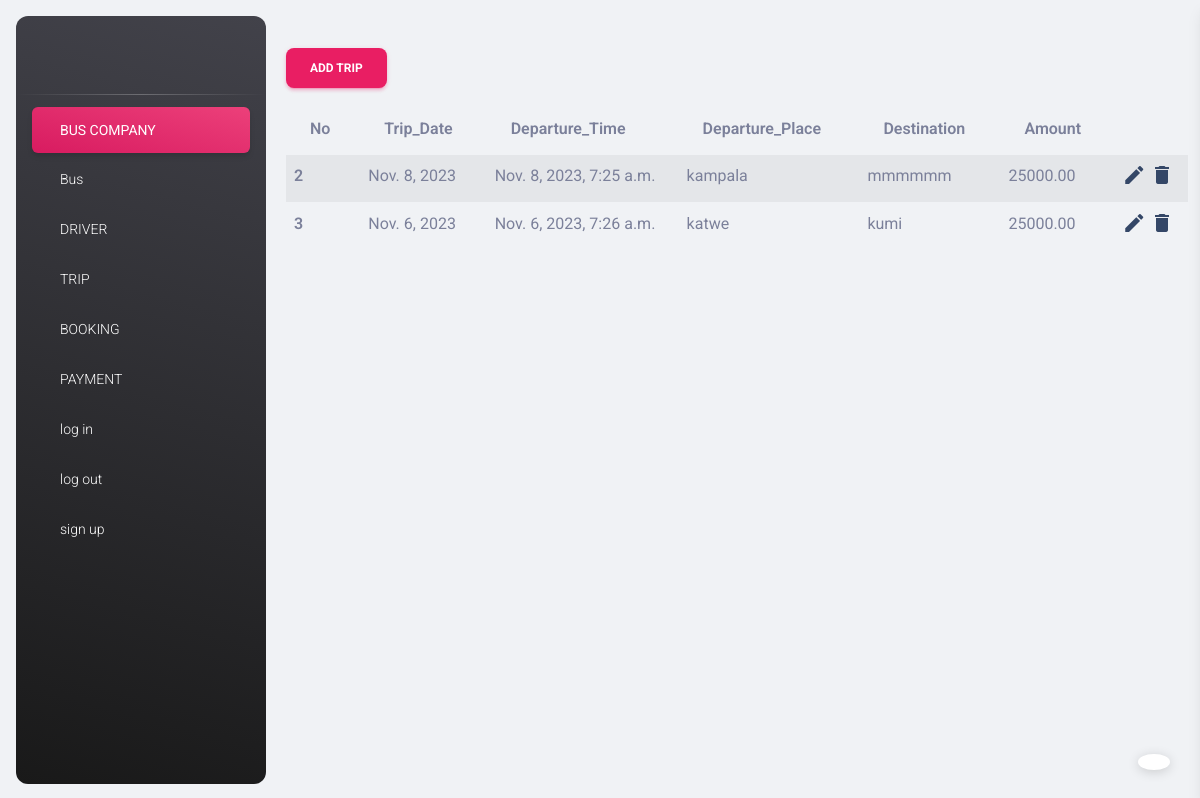
The app's page /add_trip (signed in) with its own data.
### my_app/models.py (models this page shows, shortened)
class Trip(models.Model):
    trip_date = models.DateField(auto_now = False)
    departure_time = models.DateTimeField(auto_now=False)
    departure_place = models.CharField(max_length = 22)
    destination = models.CharField(max_length = 22)
    bus = models.ForeignKey(Bus, on_delete = models.CASCADE)
    amount = amount = models.DecimalField(default=True, max_digits=10, decimal_places=2)

### my_app/views.py (the view)
# urls.py: path('add_trip', add_trip_view, name="add_trip_page"),
@login_required
def add_trip_view(request):
        message= ''
        if request.method == "POST":
                trip_form = TripForm(request.POST)
                if trip_form.is_valid():
                        trip_form.save()
                        messages.success(request, "Trip Added Successfully")
        trip_form = TripForm()
        trips = Trip.objects.all()
        context = {
                'form':trip_form,
                'msg':message,
                'trips':trips
        }
        return render(request, "add_trip.html", context)

### my_app/models.py (called while the page is built)
    def __str__(self):
        return f"{self.plate_no}-{self.model}-{self.brand}-{self.capacity}"

### my_app/templates/add_trip.html (shortened to what this page needs)
{% extends './base.html' %}
{% load static %}
{% load crispy_forms_tags %}
{% block content %}
<link rel="stylesheet" href="https://cdnjs.cloudflare.com/ajax/libs/font-awesome/5.15.4/css/all.min.css" />
<div class="container">
    <form method="post" enctype="multipart/form-data">
        <button type="button" class="btn btn-primary" data-bs-toggle="modal" data-bs-target="#exampleModal">
            Add Trip
          </button>
    </form>
    <table class="table table-striped">
        <thead>
            <tr>
                <th scope="col">No</th>
                <th scope="col">Trip_Date</th>
                <th scope="col">Departure_Time</th>
                <th scope="col">Departure_Place</th>
                <th scope="col">Destination</th>
                <th scope="col">Amount</th>
                <th scope="col"></th>
            </tr>
        </thead>
        <tbody>
            {% for trip in trips %}
                <tr>
                    <th scope="row">{{ trip.id }}</th>
                    <td>{{ trip.trip_date }}</td>
                    <td>{{ trip.departure_time }}</td>
                    <td>{{ trip.departure_place }}</td>
                    <td>{{ trip.destination }}</td>
                    <td>{{ trip.amount }}</td>
                    <td>
                        <a href="{% url 'edit_trip_page' trip.id %}">
                            <i class="material-icons">edit</i>
                        </a>
                        <a href="{% url 'delete_trip_page' trip.id %}" onclick="return confirm('Are you sure you want to delete this deposit?')">
                            <i class="material-icons">delete</i>
                        </a>
                    </td>
                </tr>
            {% endfor %}
        </tbody>
    </table>
</div>
{% endblock content %}

### records on screen
Trip: id "2", trip_date "Nov. 8, 2023", departure_time "Nov. 8, 2023, 7:25 a.m.", departure_place "kampala", destination "mmmmmm", amount "25000.00"
Trip: id "3", trip_date "Nov. 6, 2023", departure_time "Nov. 6, 2023, 7:26 a.m.", departure_place "katwe", destination "kumi", amount "25000.00"
